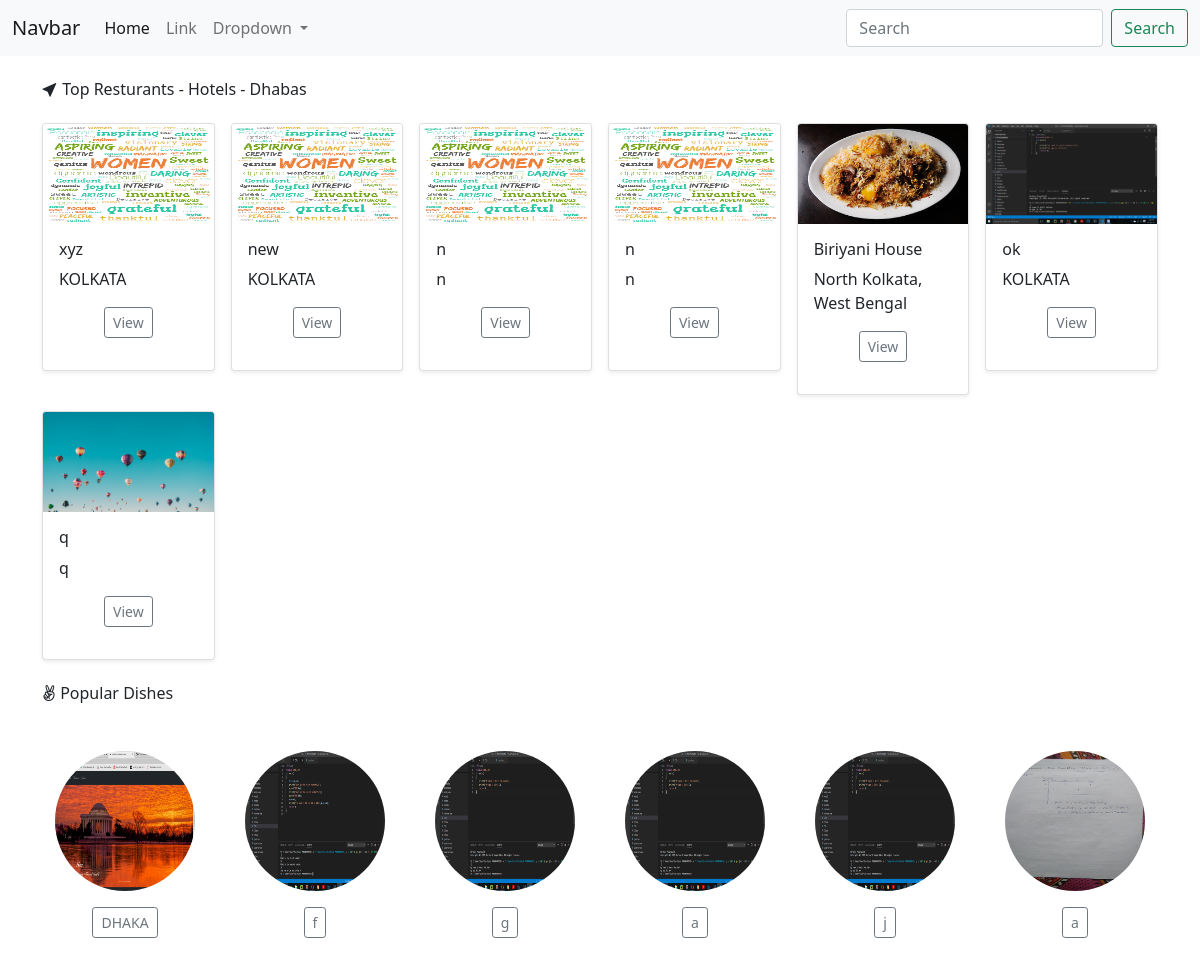
The page /foodie/ on the database its author committed.
### foodie/models.py (models this page shows, shortened)
class Foods(models.Model):
    res_id = models.AutoField
    res_name = models.CharField(max_length=30)
    res_adrs = models.CharField(max_length=50)
    category = models.CharField(max_length=20, default="")
    subcategory = models.CharField(max_length=40, default="")
    price = models.IntegerField()
    desc = models.CharField(max_length=10)
    images = models.ImageField(upload_to="foodie/images", default="")

### foodie/views.py (the view)
# urls.py: path("", views.index, name="Home"),
def index(request):
    allFoods = []
    catz_foods = Foods.objects.values('category', 'id')
    cats = {item['category'] for item in catz_foods}
    for cat in cats:
        foods = Foods.objects.filter(category=cat)
        n = len(foods)
        nSlides = n // 4 + m.ceil((n / 4) - (n // 4))
        allFoods.append([foods, range(1, nSlides), nSlides])
    params = {'allFoods': allFoods}
    return render(request, "foodie/index.html", params)

### foodie/templates/foodie/index.html (shortened to what this page needs)
{% extends 'foodie/basic.html' %} {% block title %} Foodie {% endblock title %}
{% block style %} {%endblock style%} {% block body %} {% load static %}
{% for foods, range, nSlides in allFoods %}
{% if foods.0.category == "res" %}
<div class="container">
  <h6 class="my-4">
    <i class="bi bi-cursor-fill"></i> Top Resturants - Hotels - Dhabas
  </h6>
  <div class="row row-cols-1 row-cols-sm-2 row-cols-md-6 g-3">
    <div class="col">
      {% for i in foods %}
      <div class="card shadow-sm">
        <img
          src="/media/{{i.images}}"
          class="bd-placeholder-img card-img-top"
          width="100"
          height="100"
          alt=""
        />
        <div class="card-body">
          <h6>{{i.res_name}}</h6>
          <p class="card-text">{{i.res_adrs}}</p>
          <div class="d-flex justify-content-center align-items-center">
            <div class="btn-group">
              <p><a class="btn btn-sm btn-outline-secondary" id='v{{i.id}}' href="/foodie/view/{{i.id}}">View</a></p>
            </div>
          </div>
        </div>
      </div>
    </div>
    <div class="col">{% endfor %}</div>
    {% endif %}
  </div>
</div>
{% if foods.0.category == "food" %}
<div class="container my-4">
  <h6 class="my-4">
    <i class="fab fa-angellist"></i> Popular Dishes
  </h6>
  <div class="row">
  {% for i in foods %}
    <div class="col-lg-2" style="text-align: center; margin-top: 1.5rem;">
      <img
        src="/media/{{i.images}}"
        class="bd-placeholder-img rounded-circle"
        width="140"
        height="140"
        alt=""
      />
      <p><a class="btn btn-sm btn-outline-secondary my-3" id='v{{i.id}}' href="/foodie/view/{{i.id}}">{{i.res_name}}</a></p>
    </div>
    {% endfor %}
  </div>
</div>
{% endif %}
{% endfor %}
{% endblock body %}

### rows shown on the page
Foods: category "res" (drawn), images (picture), res_name "xyz", res_adrs "KOLKATA"
Foods: images (picture), res_name "new", res_adrs "KOLKATA"
Foods: images (picture), res_name "n", res_adrs "n"
Foods: images (picture), res_name "n", res_adrs "n"
Foods: images (picture), res_name "Biriyani House", res_adrs "North Kolkata, West Bengal"
Foods: images (picture), res_name "ok", res_adrs "KOLKATA"
Foods: images (picture), res_name "q", res_adrs "q"
Foods: category "food" (drawn), images (picture), res_name "DHAKA"
Foods: images (picture), res_name "f"
Foods: images (picture), res_name "g"
Foods: images (picture), res_name "a"
Foods: images (picture), res_name "j"
Foods: images (picture), res_name "a"
